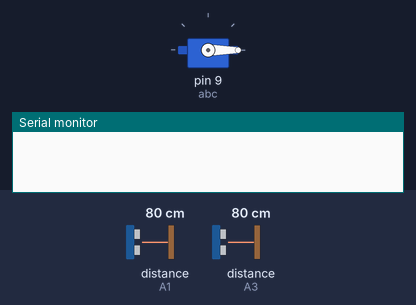
This sketch was run on a simulated Arduino Uno, built with avr-gcc and run on an emulated ATmega328P. Shown: servo, the last lines printed to the serial monitor. The inputs (shaded band) are chosen by the test bench; at power-on: distance to the obstacle (sensors on A3, A1) 80 cm. The echo pulse lasts 58.3 µs per cm.

Above: at 1.2 s.
1.3 s: distance to the obstacle (sensor on A3) set to 17 cm
2.8 s: distance to the obstacle (sensor on A3) set to 13 cm
At 2.96 s:
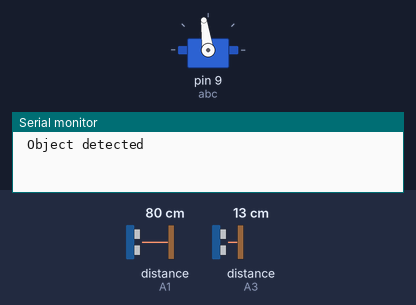
At 5.6 s:
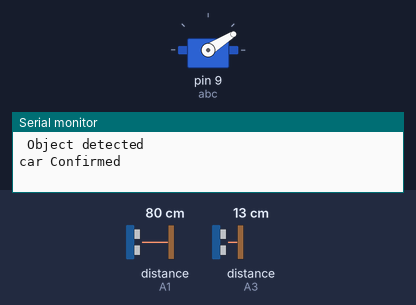
Timing chart, 0 to 7.1 s (numbered marks = the images above; inputs shaded):
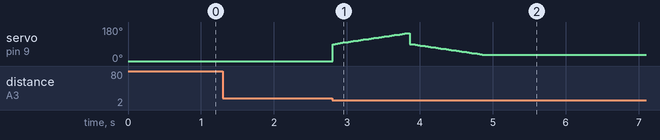

Measured:
- the behaviour switches between 15 and 14 cm on distance to the obstacle (sensor on A3) (found by bisection; images 0 and 1)
- after the input at 1.3 s, every drawn part: stays the same
- after the input at 2.8 s, servo on pin 9 (abc): rises from 0° to 148° in 1.0 s, then falls to 32° in 1.1 s

The sketch:

radar.ino
```cpp
#include <Servo.h>
#include <NewPing.h>
int trig=A0;
int echo=A1;
int trig1= A2;
int echo1=A3;
NewPing sonar(trig,echo);
NewPing sonar1(trig1,echo1);
Servo abc;


void setup() {
  // put your setup code here, to run once:
Serial.begin(9600);
abc.attach(9);
abc.write(0);
}

void loop() {
  // put your main code here, to run repeatedly:
  if(sonar1.ping_cm()<15)
  {
    Serial.println(" Object detected");
    if(radar());
    {
      Serial.println("car Confirmed");
      while(sonar1.ping_cm()<20)
      {
        delay (30);
      }
      Serial.println("Car Removed");

    }


  }

}
boolean radar()
{
  int flag =0, flag1=0;
  for(int i =90;i<150;i=i+2)
  {
    abc.write(i);
    int d= sonar.ping_cm();
    if(d>50&&d<70)
    {
      flag=-1;
    }
    else
    flag=1;
    delay(30);
  }
  for(int i=90;i>30;i=i-2)
  {
     abc.write(i);
    int d= sonar.ping_cm();
    if(d>50&&d<70)
    {
      flag1=-1;
    }
    else
    flag1=1;
    delay(30);

  }
  if (flag==-1&&flag1==-1)
  {
    return true;
  }
  else
  return false;
}
```
